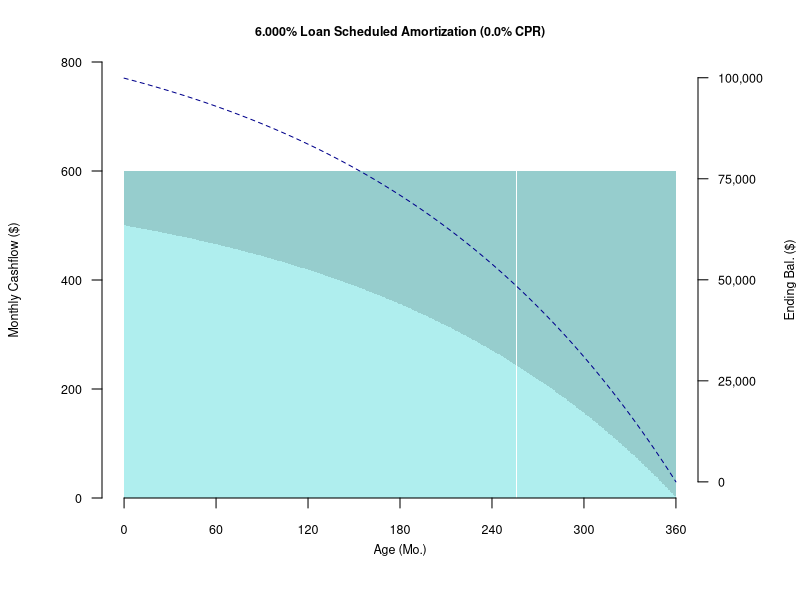
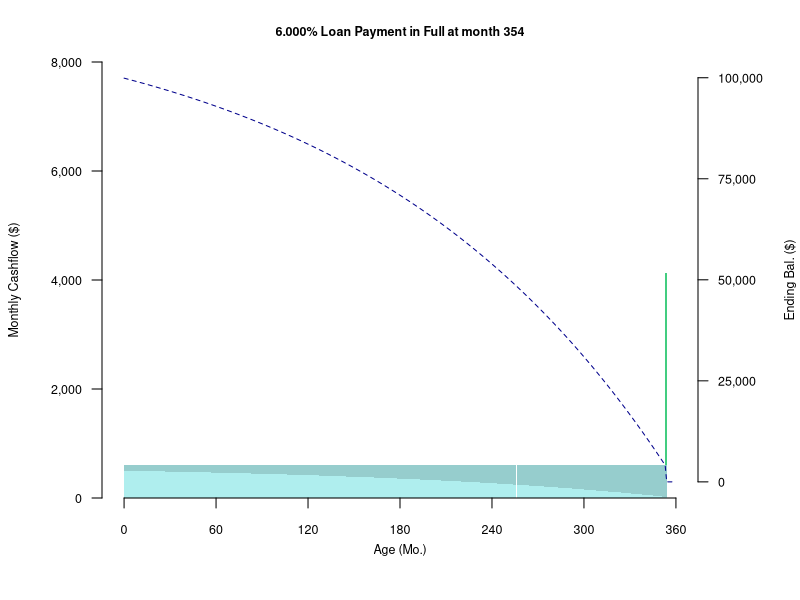
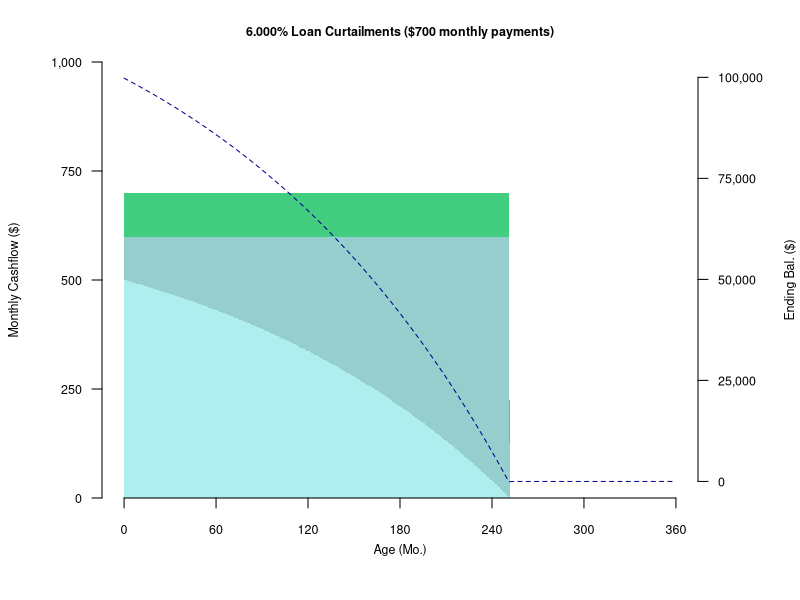
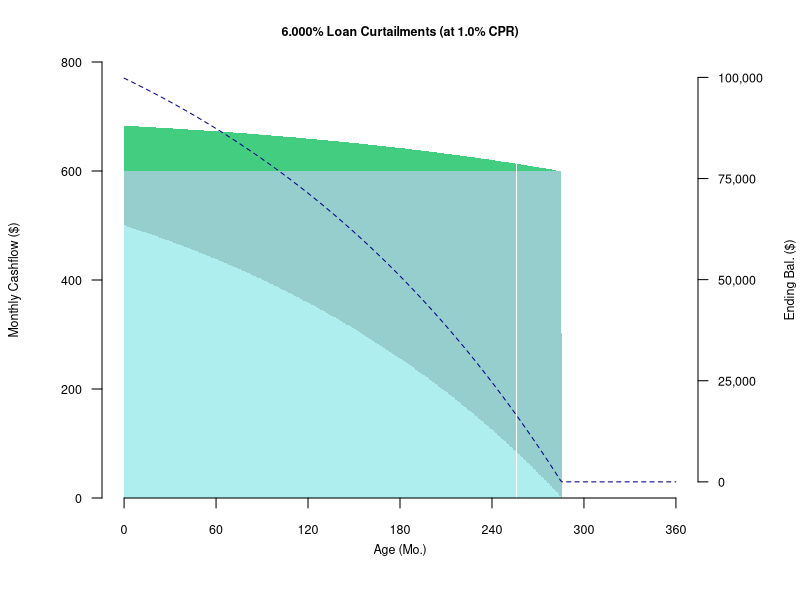
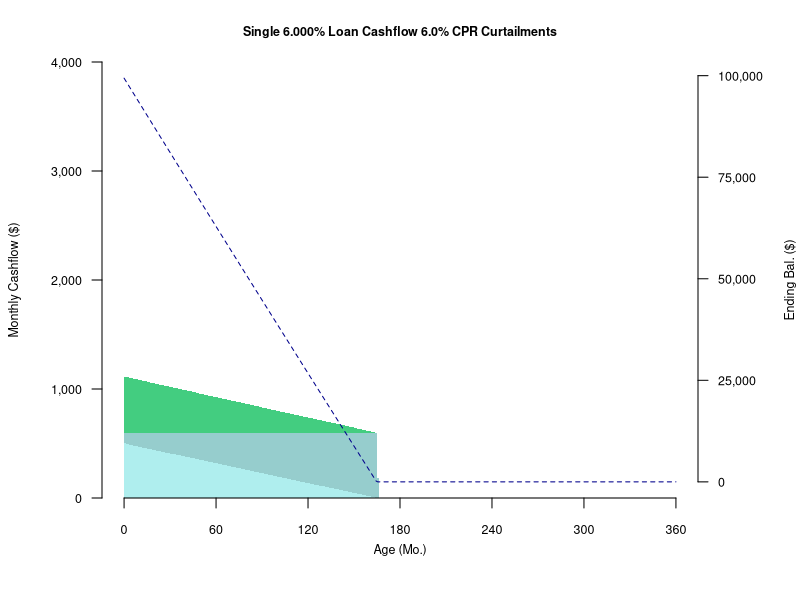
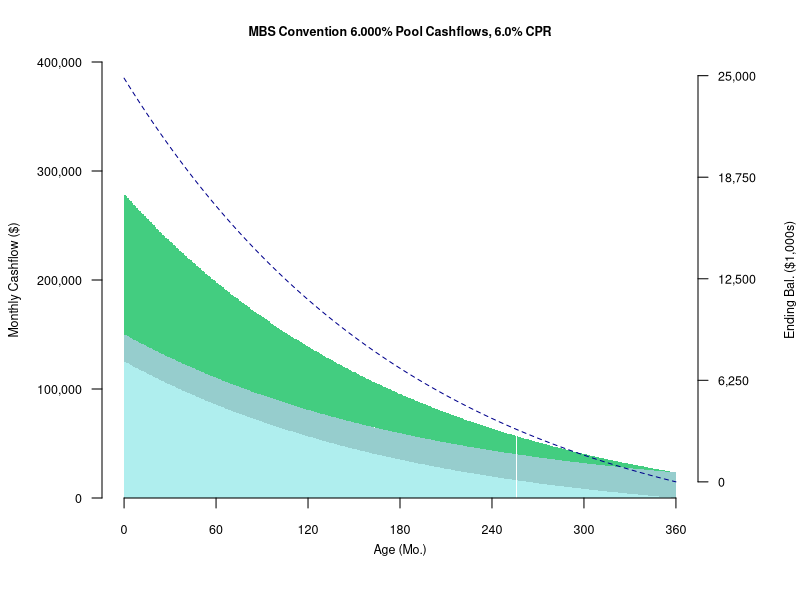

Generate these figures, in order, with R: (Note: a time limit stopped this script after it produced the figures.)
## ---- chunk 1
library(dplyr)
library(data.table)
knitr::opts_chunk$set(echo = FALSE,fig.width=6,fig.height=3,dpi=300)
sched.prin.col<-"paleturquoise3"
int.col<-"paleturquoise"
unsched.prin.col<-"seagreen3"
ebal.col<-"darkblue"
ebal2.col<-"red"
cpr01.col<-"lightskyblue1"
cpr03.col<-"lightskyblue3"
cpr06.col<-"deepskyblue3"
cpr12.col<-"deepskyblue4"
cex.size<-0.75
## ---- chunk 2
orig.term<-360
note.rate<-0.06
orig.bal<-100000
scalar.cpr<-0.06 
cpr<-replicate(orig.term,scalar.cpr)
# parameter string equivalents
scalar.smm<-1-(1-scalar.cpr)^(1/12)
note.rate.str<-sprintf("%5.2f%%",note.rate*100)
orig.bal.str<-prettyNum(orig.bal,big.mark=",", scientific=FALSE)

scalar.cpr.str<-sprintf("%5.2f%%",scalar.cpr*100)
scalar.smm.str<-sprintf("%5.2f%%",scalar.smm*100)
# used to illustrate single loan curtailments
mo.borrower.pay<-700
## ---- chunk 3
loan.count<-250
## ---- chunk 4
# level.pay.calc()
# returns level (scheduled) payment given term to maturity and note.rate normalized to orig balance == 1.0
level.pay.calc<-function(rem.term,monthly.rate)
{
  if(monthly.rate==0.0) {
    monthly.payment<-1/rem.term
  }
  else {
    monthly.payment<-(monthly.rate*(1+monthly.rate)^rem.term)/((1+monthly.rate)^rem.term-1)
  }
  return(monthly.payment)
}# level.pay.calc()
## ---- chunk 5
# amortize single loan incorporating prepayments
# CPR == 1 signifies paid-in-full
# 0 < CPR < 1 are curtailments
# mo.borrower.pay is used to model when the borrower sets his own monthly level payment higher than the scheduled
# payment, e.g., rounding to the next $100 or $1000. when mo.borrower.pay is set, then cpr is not used
# 
amort.loan.cf<-function(orig.term,note.rate,orig.bal,cpr=c(NA),mo.borrower.pay=NA)
{
  monthly.rate<-note.rate/12
  level.pay<-level.pay.calc(orig.term,monthly.rate)*orig.bal
  if(!is.na(mo.borrower.pay) & mo.borrower.pay<level.pay){
    print(sprintf("ERROR $%s mo.borrower.pay < $%s level.pay, ignoring",
          prettyNum(round(mo.borrower.pay,2),big.mark=",", scientific=FALSE),
          prettyNum(round(level.pay,2),big.mark=",", scientific=FALSE)
          ))
    mo.borrower.pay<-NA
  }
  
  if(is.na(cpr[1]) | !is.na(mo.borrower.pay)){
    smm<-replicate(orig.term,0)
  } else {
    smm<-1-(1-cpr)^(1/12)
  }
  # initialize data.table for output
  cf<-data.table(mon=1:orig.term)
  cf[,bbal:=0]
  cf[1,bbal:=orig.bal]
  cf[,int:=0]
  cf[,sched.prin:=0]
  cf[,unsched.prin:=0]
  cf[,prin:=0]
  cf[,eschedbal:=0]
  cf[,ebal:=0]
  # begin amortization
  mo.bbal<-orig.bal
  mo.unsched.prin<-0
  for(m in 1:orig.term){
    mo.int<-mo.bbal * monthly.rate        # pay interest first
    mo.sched.prin<-min(mo.bbal,level.pay - mo.int)     # remainder of payment is sched prin
    mo.eschedbal<-mo.bbal - mo.sched.prin # balance after sched prin is sched bal
    if (!is.na(mo.borrower.pay)){
      mo.unsched.prin<-mo.borrower.pay - level.pay  # unsched prin is % of sched bal
    } else {
      mo.unsched.prin<-mo.eschedbal*smm[m]  # unsched prin is % of sched bal
    }
    mo.prin<-mo.sched.prin + mo.unsched.prin # total prin is sched + unsched prin
    mo.ebal<-mo.bbal - mo.prin            # ending actual balance
    # copy results to data.matrix as actual borrower cashflows, rounding to $0.01
    cf[m,bbal:=round(mo.bbal,2)]
    cf[m,int:=round(mo.int,2)]
    cf[m,sched.prin:=round(mo.sched.prin,2)]
    cf[m,unsched.prin:=round(mo.unsched.prin,2)]
    cf[m,prin:=round(mo.prin,2)]
    cf[m,eschedbal:=round(mo.eschedbal,2)]
    cf[m,ebal:=round(mo.ebal,2)]
    if(mo.ebal<=0.005) break
    mo.bbal<-mo.ebal                    # for next month
  }
  return (cf)
} # amort.loan.cf()
## ---- chunk 6
# amort.pool.cf()
# Amortize loan pool using MBS convention
# which models prepayments as continuous
# and pool as consisting of many loans of 0.01 each
# CPR in a given month represents the % of loans that PAY IN FULL that month
# there is no provision for curtailments
amort.pool.cf<-function(orig.term,note.rate,orig.bal,cpr=c(NA))
{
  monthly.rate<-note.rate/12
  if(is.na(cpr[1])){
    smm<-replicate(orig.term,0)
  } else {
    smm<-1-(1-cpr)^(1/12)
  }
  # initialize data.table for output
  cf<-data.table(mon=1:orig.term)
  cf[1,bbal:=orig.bal]
  cf[,int:=0]
  cf[,sched.prin:=0]
  cf[,unsched.prin:=0]
  cf[,prin:=0]
  cf[,eschedbal:=0]
  cf[,ebal:=0]
  mo.bbal<-orig.bal
  mo.unsched.prin<-0
  for(m in 1:orig.term){
    level.pay<-level.pay.calc(orig.term+1-m,monthly.rate)*mo.bbal  # recalc level pay based on act bal
    mo.int<-mo.bbal * monthly.rate          # pay interest first
    mo.sched.prin<-level.pay - mo.int       # remainder is sched prin
    mo.eschedbal<-mo.bbal - mo.sched.prin   # bal after sched prin is sched bal
    mo.unsched.prin<-mo.eschedbal*smm[m]    # unsched prin is % of sched bal
    mo.prin<-mo.sched.prin + mo.unsched.prin # total prin = sched + unsched prin
    mo.ebal<-mo.bbal - mo.prin              # actual bal
    # copy results to data.matrix as remitted pool cashflows, rounding to $0.01
    cf[m,bbal:=round(mo.bbal,2)]
    cf[m,int:=round(mo.int,2)]
    cf[m,sched.prin:=round(mo.sched.prin,2)]
    cf[m,unsched.prin:=round(mo.unsched.prin,2)]
    cf[m,prin:=round(mo.prin,2)]
    cf[m,eschedbal:=round(mo.eschedbal,2)]
    cf[m,ebal:=round(mo.ebal,2)]
    if(mo.ebal<0.005) break               # half-cent tolerance
    mo.bbal<-mo.ebal # for next month
  }
  return (cf)
} # amort.pool.cf
## ---- chunk 7
# convenience function to find aesthetic max, where significant is divisible by 4
scale.axis.max<-function(val,divisions=4){
  power.floor<-floor(log(val,10))
  power.ceil<-ceiling(log(val,10))
  if (val/10^power.ceil > 0.7){
    return (10^power.ceil)
  }
  return (ceiling(val/10^power.floor/divisions)*divisions*10^power.floor)
} # scale.axis.max()
## ---- chunk 8
# plot.cfs() plot cashflows
#
plot.cfs<-function(cf,title){
  par(mar=c(bottom=5, left=5, top=3, right=5) + 0.1) # bot, left, top, right in lines
  maxy<-scale.axis.max(max(cf$int+cf$sched.prin+cf$unsched.prin))
  displ.y<-maxy
  suff.y<-"($)"
  if(maxy>1000*1000){
    displ.y<-maxy/1000
    suff.y<-"($1,000s)"
  }
  cfm<-as.matrix(cf[,c("int","sched.prin","unsched.prin")])
  rownames(cfm)<-cf$mon
  cfmt<-t(cfm) # transpose
  barplot(cfmt,border=NA,col=c(int.col,sched.prin.col,unsched.prin.col),space=c(0,0),
          ylim=c(0,maxy),
          cex.main=cex.size, 
          xaxt="n",yaxt="n",xlab="",ylab="",main=title)
  axis(1, at = seq(0, orig.term, 12*5),cex.axis=cex.size)
  axis(2, at = seq(0, maxy, maxy/4),
       prettyNum(seq(0, displ.y, displ.y/4),big.mark=",", scientific=FALSE),las=1,cex.axis=cex.size)
  
  maxy2<-max(cf[!is.na(cf$bbal)]$bbal)

  displ.y2<-maxy2
  suff.y2<-"($)"
  if(maxy2>1000*1000){
    displ.y2<-maxy2/1000
    suff.y2<-"($1,000s)"
  }
  
  par(new=TRUE)     # new plot on same canvas, for ending balance
  plot(cf$mon,cf$ebal,type="l",col=ebal.col,xlab="", lty=2, ylab="",xaxt="n",yaxt="n",axes=FALSE,
          cex.main=cex.size ## cex.axis=cex.size,cex.lab=cex.size
  )
  axis(4, at = seq(0, maxy2, maxy2/4),
     prettyNum(seq(0, displ.y2, displ.y2/4),big.mark=",", scientific=FALSE),las=1,cex.axis=cex.size)
  
  mtext("Age (Mo.)",side=1,line=2.0,cex=cex.size) 
  mtext(paste("Monthly Cashflow",suff.y),side=2,line=4.0,cex=cex.size) 
  mtext(paste("Ending Bal.",suff.y2),side=4,line=4.0,cex=cex.size) 
  legend(x="bottom", xpd=TRUE,inset = c(0, -0.65),horiz=TRUE,cex=cex.size,
         legend=c("Interest","Sched.Prin.","Unsched.Prin.","Ending Balance"),
         lty=c(1,1,1,2),
         col=c(NA,NA,NA,ebal.col),
         fill=c(int.col,sched.prin.col,unsched.prin.col,NA),border=NA,
         bty="n"
         )
} # plot.cfs()
## ---- chunk 9
plot.comp.bals<-function(cf,cf2,title){
  par(mar=c(bottom=5, left=5, top=3, right=5) + 0.1) # bot, left, top, right in lines
  
  maxy2<-max(cf[!is.na(cf$bbal)]$bbal)

  maxy<-max(cf[!is.na(cf$bbal)]$bbal,cf2[!is.na(cf2$bbal)]$bbal)
  displ.y<-maxy
  suff.y<-"($)"
  if(maxy>1000*1000){
    displ.y<-maxy/1000
    suff.y<-"($1,000s)"
  }

  plot(cf$mon,cf$ebal,type="l",col=ebal.col,main=title,
       xlab="", ylab="",xaxt="n",yaxt="n",axes=FALSE,
       cex.main=cex.size) 
  lines(cf2$mon,cf2$ebal,lty=2,col=ebal2.col) # dashed
  axis(1, at = seq(0, orig.term, 12*5),cex.axis=cex.size)
  axis(2, at = seq(0, maxy, maxy/4),
       prettyNum(seq(0, displ.y, displ.y/4),big.mark=",", scientific=FALSE),las=1,cex.axis=cex.size)

  mtext("Age (Mo.)",side=1,line=2.0,cex=cex.size) 
  mtext(paste("Ending Bal.",suff.y),side=2,line=4.0,cex=cex.size) 
  legend(x="bottom", xpd=TRUE,inset = c(0, -0.65),horiz=TRUE,cex=cex.size,
         legend=c("Loan Simulation","MBS Convention"),
         lty=c(1,2),
         col=c(ebal.col,ebal2.col),
         bty="n"
         )
} # plot.comp.bals()
## ---- chunk 10
cpr.eg<-0
cprsingle<-replicate(orig.term,cpr.eg)
cfloan<-amort.loan.cf(orig.term,note.rate,orig.bal,cprsingle)
title<-sprintf("%3.3f%% Loan Scheduled Amortization (%3.1f%% CPR)",note.rate*100,cpr.eg*100)
plot.cfs(cfloan,title)
## ---- chunk 11
pif.mon<-354
cprsingle<-replicate(orig.term,0)
cprsingle[pif.mon]<-1.0
cfloan<-amort.loan.cf(orig.term,note.rate,orig.bal,cprsingle)
title<-sprintf("%3.3f%% Loan Payment in Full at month %3d",note.rate*100, pif.mon)
plot.cfs(cfloan,title)
## ---- chunk 12
cfloan<-amort.loan.cf(orig.term,note.rate,orig.bal,cpr=c(NA),mo.borrower.pay=mo.borrower.pay)
title<-sprintf("%3.3f%% Loan Curtailments ($%s monthly payments)",note.rate*100,
               prettyNum(round(mo.borrower.pay,2),big.mark=",", scientific=FALSE))  ##,cpr.eg*100)
plot.cfs(cfloan,title)
## ---- chunk 13
cpr.eg<-0.01
cprsingle<-replicate(orig.term,cpr.eg)
cfloan<-amort.loan.cf(orig.term,note.rate,orig.bal,cprsingle)
title<-sprintf("%3.3f%% Loan Curtailments (at %3.1f%% CPR)",note.rate*100,cpr.eg*100)
plot.cfs(cfloan,title)
## ---- chunk 14

cfloan<-amort.loan.cf(orig.term,note.rate,orig.bal,cpr)
title<-sprintf("Single %3.3f%% Loan Cashflow %3.1f%% CPR Curtailments",note.rate*100,scalar.cpr*100)
plot.cfs(cfloan,title)
## ---- chunk 15
pool.orig.bal<-orig.bal*loan.count
cfpool<-amort.pool.cf(orig.term,note.rate,pool.orig.bal,cpr)

title<-sprintf("MBS Convention %3.3f%% Pool Cashflows, %3.1f%% CPR",note.rate*100,scalar.cpr*100)
plot.cfs(cfpool,title)

## ---- chunk 16
set.seed(666)

cpr<-replicate(orig.term,scalar.cpr)
smm<-1-(1-cpr)^(1/12)

for(loan.no in 1:loan.count){
  pifcpr<-runif(n=orig.term)  # uniformly distributed random
  pifcpr<-(pifcpr<smm)*1      # interpret smm as a probability
  cf1<-amort.loan.cf(orig.term,note.rate,orig.bal,pifcpr)
  # accumulate individual loan cashflows to the pool level
  if(loan.no==1){
    cfsim<-cf1
  } else {
    cfsim<-cfsim+cf1
  }
}
cfsim$mon<-cfsim$mon/loan.count
## ---- chunk 17
title<-sprintf("%3.3f%% Pool Loan Simulation Cashflows, %d Loans, %3.1f%% CPR",note.rate*100,loan.count,scalar.cpr*100)
plot.cfs(cfsim,title)
## ---- chunk 18
title<-sprintf("%3.3f%% Loan Simulation vs MBS Convention, %d Loans %3.1f%% CPR",
               note.rate*100, loan.count,scalar.cpr*100)
plot.comp.bals(cfsim,cfpool,title)

## ---- chunk 19
# given a cashflow calculate 1-,3-,6- and 12-month CPR
# cashflow cf minimally contains the following attributes for each month
# mon bbal      ebal      unsched.prin
# 1   5000000.0 4960467.5  25643.63
# 2   4960467.5 4921209.3  25440.68
# ...
# mon          = timeseries month (index):   cf[1,] represents the first cashflow
# bbal         = beginning (actual) balance: cf[1,bbal] represents the original balance of loan or pool
# ebal         = ending (actual) balance:    cf[1,ebal] represents the remaining balance after first payment
# unsched.prin = unscheduled principal:      cf[1,unsched.prin] borrower payment in excess of scheduled payment
#                                            incorporates payments of full repayments and curtailments
calc.hist.cpr<-function(cf){
  orig.term<-nrow(cf)
  hist.cpr<-data.table(mon=1:orig.term)
  hist.cpr$bbal<-cf$bbal
  hist.cpr$ebal<-cf$ebal
  hist.cpr$unsched.prin<-cf$unsched.prin
  hist.cpr[,wam:=orig.term-mon]
  # collect trailing 1,3,6,12-month unscheduled principal
  hist.cpr[bbal>0,uprin01:=unsched.prin]  
  hist.cpr[bbal>0,uprin03:=uprin01+shift(unsched.prin,1)+shift(unsched.prin,2)]
  hist.cpr[bbal>0,uprin06:=uprin03+shift(unsched.prin,3)+shift(unsched.prin,4)+shift(unsched.prin,5)]
  hist.cpr[bbal>0,uprin12:=uprin06+shift(unsched.prin,6)+shift(unsched.prin,7)+shift(unsched.prin,8)
           +shift(unsched.prin,9)+shift(unsched.prin,10)+shift(unsched.prin,11)]
  # determine 1-,3-,6-,12-mo scheduled ending balances for month m
  # e.g., hist.cpr[m,sched.ebal01] is the scheduled balance projected from hist.cpr[m-1,ebal] assuming no prepayments
  #       sched.ebal01 for month m is m's ending balance plus m's unsched prin
  #       sched.ebal03 for month m is m's ending balance plus unsched prin in month m, m-1 and m-2 (3 months)
  #       etc.
  hist.cpr[,sched.ebal01:=ebal+uprin01]
  hist.cpr[,sched.ebal03:=ebal+uprin03]
  hist.cpr[,sched.ebal06:=ebal+uprin06]
  hist.cpr[,sched.ebal12:=ebal+uprin12]
  # SMM single monthly mortality
  # SMM is defined as unscheduled principal divided by scheduled balance (*SF1999* page SF-5).
  # when calculating 3-,6- and 12-mo SMM, decompound total unsched over period to 1m equivalents such that
  # e.g. smm03[m] ~= 1-(1-smm01[m])(1-smm01[m-1])(1-smm01[m-2])
  # we signify ~= (approximate) because a constant 1m SMM for example is applied to balances which are 
  # amortizing as well as prepaying
  hist.cpr[,smm01:=uprin01/sched.ebal01]
  hist.cpr[,smm03:=1-(1-uprin03/sched.ebal03)^(1/3)]
  hist.cpr[,smm06:=1-(1-uprin06/sched.ebal06)^(1/6)]
  hist.cpr[,smm12:=1-(1-uprin12/sched.ebal12)^(1/12)]
  # annualize SMMs to CPRs
  hist.cpr[,cpr01:=1-(1-smm01)^12]
  hist.cpr[,cpr03:=1-(1-smm03)^12]
  hist.cpr[,cpr06:=1-(1-smm06)^12]
  hist.cpr[,cpr12:=1-(1-smm12)^12]

  return(hist.cpr)
}# calc.hist.cpr
## ---- chunk 20
plot.hist.cpr<-function(cf,title=NA){
  par(mar=c(bottom=5, left=5, top=3, right=5) + 0.1) # bot, left, top, right in lines
  maxy<-0.40 ## scale.axis.max(max(cf$int+cf$sched.prin+cf$unsched.prin))
  hist.cpr<-calc.hist.cpr(cf)
  plot(hist.cpr$mon,hist.cpr$cpr01,col=cpr01.col,type="l",lty=2,xlab="",
       main=title,cex.main=cex.size,
       ylab="",xaxt="n",yaxt="n",ylim=c(0,maxy)) # type="l"
  lines(hist.cpr$cpr03,lty=1,col=cpr03.col) # 
  lines(hist.cpr$cpr06,lty=1,col=cpr06.col) # 
  lines(hist.cpr$cpr12,lty=1,lwd=2,col=cpr12.col) # 
  axis(1, at = seq(0, orig.term, 12*5),cex.axis=cex.size)
  axis(2, at = seq(0, maxy, maxy/4),
       sprintf("%3.0f%%",seq(0, maxy, maxy/4)*100),cex.axis=cex.size,las=1)
  par(new=TRUE)     # new plot on same canvas, for ending balance
  plot(hist.cpr$mon,hist.cpr$ebal,type="l",col=ebal.col,xlab="", lty=2,ylab="",xaxt="n",yaxt="n",axes=FALSE,
          cex.main=cex.size ## cex.axis=cex.size,cex.lab=cex.size
  )
  maxy2<-max(cf[!is.na(cf$bbal)]$bbal)
    displ.y2<-maxy2
  suff.y2<-"($)"
  if(maxy2>1000*1000){
    displ.y2<-maxy2/1000
    suff.y2<-"($1,000s)"
  }

  axis(4, at = seq(0, maxy2, maxy2/4),
     prettyNum(seq(0, displ.y2, displ.y2/4),big.mark=",", scientific=FALSE),las=1,cex.axis=cex.size)
  mtext("Age (Mo.)",side=1,line=2.0,cex=cex.size) 
  mtext(paste("Prepayment (CPR)"),side=2,line=4.0,cex=cex.size) 
  mtext(paste("Ending Bal.",suff.y2),side=4,line=4.0,cex=cex.size) 
  legend(x="bottom", xpd=TRUE,inset = c(0, -0.65),horiz=TRUE,cex=cex.size*0.9,
         legend=c("1m CPR (LHS)","3m CPR (LHS)", "6m CPR (LHS)", "12m CPR (LHS)","End.Bal.(RHS)"),
         lty=c(1,1,1,1,2),
         lwd=c(1,1,1,2,1),
         col=c(cpr01.col,cpr03.col,cpr06.col,cpr12.col,ebal.col),
         bty="n"
         )
}#plot.hist.cpr()
## ---- chunk 21
# cfloan
# cfpool
# cfsim

title<-sprintf("Single %3.3f%% Loan Cashflow %3.1f%% CPR Curtailments",note.rate*100,scalar.cpr*100)
plot.hist.cpr(cfloan,title)

title<-sprintf("MBS Convention %3.3f%% Pool Cashflows, %3.1f%% CPR",note.rate*100,scalar.cpr*100)
plot.hist.cpr(cfpool,title)

title<-sprintf("%3.3f%% Pool Loan Simulation Cashflows, %d Loans, %3.1f%% CPR",note.rate*100,loan.count,scalar.cpr*100)
plot.hist.cpr(cfsim,title)
